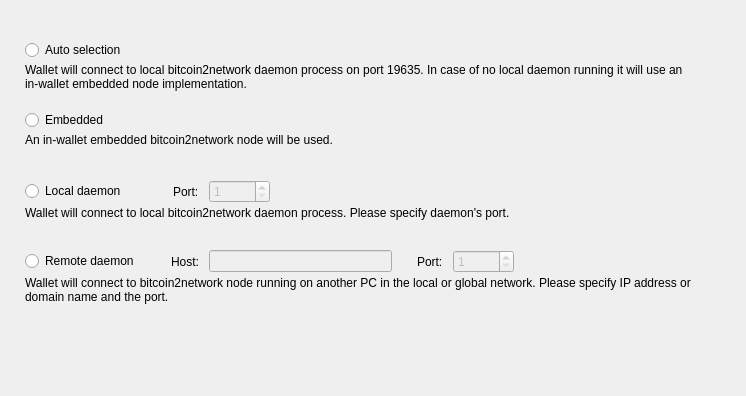
<?xml version="1.0" encoding="UTF-8"?>
<ui version="4.0">
 <class>ConnectionOptionsFrame</class>
 <widget class="QFrame" name="ConnectionOptionsFrame">
  <property name="geometry">
   <rect>
    <x>0</x>
    <y>0</y>
    <width>746</width>
    <height>396</height>
   </rect>
  </property>
  <property name="windowTitle">
   <string>Frame</string>
  </property>
  <property name="frameShape">
   <enum>QFrame::NoFrame</enum>
  </property>
  <property name="frameShadow">
   <enum>QFrame::Raised</enum>
  </property>
  <layout class="QVBoxLayout" name="verticalLayout_5">
   <property name="spacing">
    <number>0</number>
   </property>
   <property name="leftMargin">
    <number>25</number>
   </property>
   <property name="topMargin">
    <number>40</number>
   </property>
   <property name="rightMargin">
    <number>49</number>
   </property>
   <item>
    <widget class="QWidget" name="widget" native="true">
     <property name="sizePolicy">
      <sizepolicy hsizetype="Preferred" vsizetype="Fixed">
       <horstretch>0</horstretch>
       <verstretch>0</verstretch>
      </sizepolicy>
     </property>
     <property name="minimumSize">
      <size>
       <width>0</width>
       <height>70</height>
      </size>
     </property>
     <property name="maximumSize">
      <size>
       <width>16777215</width>
       <height>70</height>
      </size>
     </property>
     <layout class="QVBoxLayout" name="verticalLayout" stretch="0,1">
      <property name="spacing">
       <number>3</number>
      </property>
      <property name="leftMargin">
       <number>0</number>
      </property>
      <property name="topMargin">
       <number>0</number>
      </property>
      <property name="rightMargin">
       <number>0</number>
      </property>
      <property name="bottomMargin">
       <number>0</number>
      </property>
      <item>
       <widget class="QRadioButton" name="m_autoRadio">
        <property name="text">
         <string>Auto selection</string>
        </property>
        <attribute name="buttonGroup">
         <string notr="true">m_connectionButtonGroup</string>
        </attribute>
       </widget>
      </item>
      <item alignment="Qt::AlignTop">
       <widget class="WalletGui::WalletSmallGrayTextLabel" name="m_autoHelperLabel">
        <property name="text">
         <string>Wallet will connect to local bitcoin2network daemon process on port 19635. In case of no local daemon running it will use an in-wallet embedded node implementation.</string>
        </property>
        <property name="alignment">
         <set>Qt::AlignLeading|Qt::AlignLeft|Qt::AlignTop</set>
        </property>
        <property name="wordWrap">
         <bool>true</bool>
        </property>
        <property name="indent">
         <number>0</number>
        </property>
       </widget>
      </item>
     </layout>
    </widget>
   </item>
   <item>
    <widget class="QWidget" name="widget_2" native="true">
     <property name="sizePolicy">
      <sizepolicy hsizetype="Preferred" vsizetype="Fixed">
       <horstretch>0</horstretch>
       <verstretch>0</verstretch>
      </sizepolicy>
     </property>
     <property name="minimumSize">
      <size>
       <width>0</width>
       <height>70</height>
      </size>
     </property>
     <property name="maximumSize">
      <size>
       <width>16777215</width>
       <height>70</height>
      </size>
     </property>
     <layout class="QVBoxLayout" name="verticalLayout_2" stretch="0,1">
      <property name="spacing">
       <number>3</number>
      </property>
      <property name="leftMargin">
       <number>0</number>
      </property>
      <property name="topMargin">
       <number>0</number>
      </property>
      <property name="rightMargin">
       <number>0</number>
      </property>
      <property name="bottomMargin">
       <number>0</number>
      </property>
      <item>
       <widget class="QRadioButton" name="m_embeddedRadio">
        <property name="text">
         <string>Embedded</string>
        </property>
        <attribute name="buttonGroup">
         <string notr="true">m_connectionButtonGroup</string>
        </attribute>
       </widget>
      </item>
      <item alignment="Qt::AlignTop">
       <widget class="WalletGui::WalletSmallGrayTextLabel" name="m_embeddedHelperLabel">
        <property name="text">
         <string>An in-wallet embedded bitcoin2network node will be used.</string>
        </property>
        <property name="alignment">
         <set>Qt::AlignLeading|Qt::AlignLeft|Qt::AlignTop</set>
        </property>
        <property name="wordWrap">
         <bool>true</bool>
        </property>
        <property name="indent">
         <number>0</number>
        </property>
       </widget>
      </item>
     </layout>
    </widget>
   </item>
   <item>
    <widget class="QWidget" name="widget_3" native="true">
     <property name="sizePolicy">
      <sizepolicy hsizetype="Preferred" vsizetype="Fixed">
       <horstretch>0</horstretch>
       <verstretch>0</verstretch>
      </sizepolicy>
     </property>
     <property name="minimumSize">
      <size>
       <width>0</width>
       <height>70</height>
      </size>
     </property>
     <property name="maximumSize">
      <size>
       <width>16777215</width>
       <height>70</height>
      </size>
     </property>
     <layout class="QVBoxLayout" name="verticalLayout_3" stretch="0,1">
      <property name="spacing">
       <number>3</number>
      </property>
      <property name="leftMargin">
       <number>0</number>
      </property>
      <property name="topMargin">
       <number>0</number>
      </property>
      <property name="rightMargin">
       <number>0</number>
      </property>
      <property name="bottomMargin">
       <number>0</number>
      </property>
      <item>
       <layout class="QHBoxLayout" name="horizontalLayout">
        <property name="spacing">
         <number>10</number>
        </property>
        <item>
         <widget class="QRadioButton" name="m_localRadio">
          <property name="text">
           <string>Local daemon</string>
          </property>
          <attribute name="buttonGroup">
           <string notr="true">m_connectionButtonGroup</string>
          </attribute>
         </widget>
        </item>
        <item>
         <spacer name="horizontalSpacer">
          <property name="orientation">
           <enum>Qt::Horizontal</enum>
          </property>
          <property name="sizeType">
           <enum>QSizePolicy::Fixed</enum>
          </property>
          <property name="sizeHint" stdset="0">
           <size>
            <width>37</width>
            <height>20</height>
           </size>
          </property>
         </spacer>
        </item>
        <item>
         <widget class="QLabel" name="label">
          <property name="text">
           <string>Port:</string>
          </property>
         </widget>
        </item>
        <item alignment="Qt::AlignVCenter">
         <widget class="QSpinBox" name="m_localPortSpin">
          <property name="enabled">
           <bool>false</bool>
          </property>
          <property name="minimum">
           <number>1</number>
          </property>
          <property name="maximum">
           <number>65535</number>
          </property>
          <property name="value">
           <number>1</number>
          </property>
         </widget>
        </item>
        <item>
         <spacer name="horizontalSpacer_2">
          <property name="orientation">
           <enum>Qt::Horizontal</enum>
          </property>
          <property name="sizeHint" stdset="0">
           <size>
            <width>40</width>
            <height>20</height>
           </size>
          </property>
         </spacer>
        </item>
       </layout>
      </item>
      <item alignment="Qt::AlignTop">
       <widget class="WalletGui::WalletSmallGrayTextLabel" name="m_localHelperLabel">
        <property name="text">
         <string>Wallet will connect to local bitcoin2network daemon process. Please specify daemon's port.</string>
        </property>
        <property name="alignment">
         <set>Qt::AlignLeading|Qt::AlignLeft|Qt::AlignTop</set>
        </property>
        <property name="wordWrap">
         <bool>true</bool>
        </property>
        <property name="indent">
         <number>0</number>
        </property>
       </widget>
      </item>
     </layout>
    </widget>
   </item>
   <item>
    <widget class="QWidget" name="widget_4" native="true">
     <property name="sizePolicy">
      <sizepolicy hsizetype="Preferred" vsizetype="Fixed">
       <horstretch>0</horstretch>
       <verstretch>0</verstretch>
      </sizepolicy>
     </property>
     <property name="minimumSize">
      <size>
       <width>0</width>
       <height>70</height>
      </size>
     </property>
     <property name="maximumSize">
      <size>
       <width>16777215</width>
       <height>70</height>
      </size>
     </property>
     <layout class="QVBoxLayout" name="verticalLayout_4" stretch="0,1">
      <property name="spacing">
       <number>3</number>
      </property>
      <property name="leftMargin">
       <number>0</number>
      </property>
      <property name="topMargin">
       <number>0</number>
      </property>
      <property name="rightMargin">
       <number>0</number>
      </property>
      <property name="bottomMargin">
       <number>0</number>
      </property>
      <item>
       <layout class="QHBoxLayout" name="horizontalLayout_2">
        <property name="spacing">
         <number>10</number>
        </property>
        <item>
         <widget class="QRadioButton" name="m_remoteRadio">
          <property name="text">
           <string>Remote daemon</string>
          </property>
          <attribute name="buttonGroup">
           <string notr="true">m_connectionButtonGroup</string>
          </attribute>
         </widget>
        </item>
        <item>
         <spacer name="horizontalSpacer_3">
          <property name="orientation">
           <enum>Qt::Horizontal</enum>
          </property>
          <property name="sizeType">
           <enum>QSizePolicy::Fixed</enum>
          </property>
          <property name="sizeHint" stdset="0">
           <size>
            <width>22</width>
            <height>20</height>
           </size>
          </property>
         </spacer>
        </item>
        <item>
         <widget class="QLabel" name="label_2">
          <property name="text">
           <string>Host:</string>
          </property>
         </widget>
        </item>
        <item>
         <widget class="QLineEdit" name="m_remoteHostEdit">
          <property name="enabled">
           <bool>false</bool>
          </property>
         </widget>
        </item>
        <item>
         <spacer name="horizontalSpacer_5">
          <property name="orientation">
           <enum>Qt::Horizontal</enum>
          </property>
          <property name="sizeType">
           <enum>QSizePolicy::Fixed</enum>
          </property>
          <property name="sizeHint" stdset="0">
           <size>
            <width>15</width>
            <height>20</height>
           </size>
          </property>
         </spacer>
        </item>
        <item>
         <widget class="QLabel" name="label_3">
          <property name="text">
           <string>Port:</string>
          </property>
         </widget>
        </item>
        <item alignment="Qt::AlignVCenter">
         <widget class="QSpinBox" name="m_remotePortSpin">
          <property name="enabled">
           <bool>false</bool>
          </property>
          <property name="minimum">
           <number>1</number>
          </property>
          <property name="maximum">
           <number>65535</number>
          </property>
          <property name="value">
           <number>1</number>
          </property>
         </widget>
        </item>
        <item>
         <spacer name="horizontalSpacer_4">
          <property name="orientation">
           <enum>Qt::Horizontal</enum>
          </property>
          <property name="sizeHint" stdset="0">
           <size>
            <width>40</width>
            <height>20</height>
           </size>
          </property>
         </spacer>
        </item>
       </layout>
      </item>
      <item alignment="Qt::AlignTop">
       <widget class="WalletGui::WalletSmallGrayTextLabel" name="m_remoteHelperLabel">
        <property name="text">
         <string>Wallet will connect to bitcoin2network node running on another PC in the local or global network. Please specify IP address or domain name and the port.</string>
        </property>
        <property name="alignment">
         <set>Qt::AlignLeading|Qt::AlignLeft|Qt::AlignTop</set>
        </property>
        <property name="wordWrap">
         <bool>true</bool>
        </property>
        <property name="indent">
         <number>0</number>
        </property>
       </widget>
      </item>
     </layout>
    </widget>
   </item>
   <item>
    <spacer name="verticalSpacer">
     <property name="orientation">
      <enum>Qt::Vertical</enum>
     </property>
     <property name="sizeHint" stdset="0">
      <size>
       <width>665</width>
       <height>61</height>
      </size>
     </property>
    </spacer>
   </item>
  </layout>
 </widget>
 <customwidgets>
  <customwidget>
   <class>WalletGui::WalletSmallGrayTextLabel</class>
   <extends>QLabel</extends>
   <header>Gui/Common/WalletTextLabel.h</header>
  </customwidget>
 </customwidgets>
 <resources/>
 <connections>
  <connection>
   <sender>m_remoteHostEdit</sender>
   <signal>textChanged(QString)</signal>
   <receiver>ConnectionOptionsFrame</receiver>
   <slot>remoteHostNameChanged(QString)</slot>
   <hints>
    <hint type="sourcelabel">
     <x>390</x>
     <y>319</y>
    </hint>
    <hint type="destinationlabel">
     <x>372</x>
     <y>197</y>
    </hint>
   </hints>
  </connection>
  <connection>
   <sender>m_connectionButtonGroup</sender>
   <signal>buttonClicked(int)</signal>
   <receiver>ConnectionOptionsFrame</receiver>
   <slot>connectionButtonClicked(int)</slot>
   <hints>
    <hint type="sourcelabel">
     <x>-1</x>
     <y>-1</y>
    </hint>
    <hint type="destinationlabel">
     <x>372</x>
     <y>197</y>
    </hint>
   </hints>
  </connection>
  <connection>
   <sender>m_remoteRadio</sender>
   <signal>toggled(bool)</signal>
   <receiver>m_remoteHostEdit</receiver>
   <slot>setEnabled(bool)</slot>
   <hints>
    <hint type="sourcelabel">
     <x>88</x>
     <y>264</y>
    </hint>
    <hint type="destinationlabel">
     <x>312</x>
     <y>263</y>
    </hint>
   </hints>
  </connection>
  <connection>
   <sender>m_remoteRadio</sender>
   <signal>toggled(bool)</signal>
   <receiver>m_remotePortSpin</receiver>
   <slot>setEnabled(bool)</slot>
   <hints>
    <hint type="sourcelabel">
     <x>88</x>
     <y>264</y>
    </hint>
    <hint type="destinationlabel">
     <x>498</x>
     <y>263</y>
    </hint>
   </hints>
  </connection>
  <connection>
   <sender>m_localRadio</sender>
   <signal>toggled(bool)</signal>
   <receiver>m_localPortSpin</receiver>
   <slot>setEnabled(bool)</slot>
   <hints>
    <hint type="sourcelabel">
     <x>81</x>
     <y>194</y>
    </hint>
    <hint type="destinationlabel">
     <x>270</x>
     <y>193</y>
    </hint>
   </hints>
  </connection>
 </connections>
 <slots>
  <slot>remoteHostNameChanged(QString)</slot>
  <slot>connectionButtonClicked(int)</slot>
 </slots>
 <buttongroups>
  <buttongroup name="m_connectionButtonGroup"/>
 </buttongroups>
</ui>
